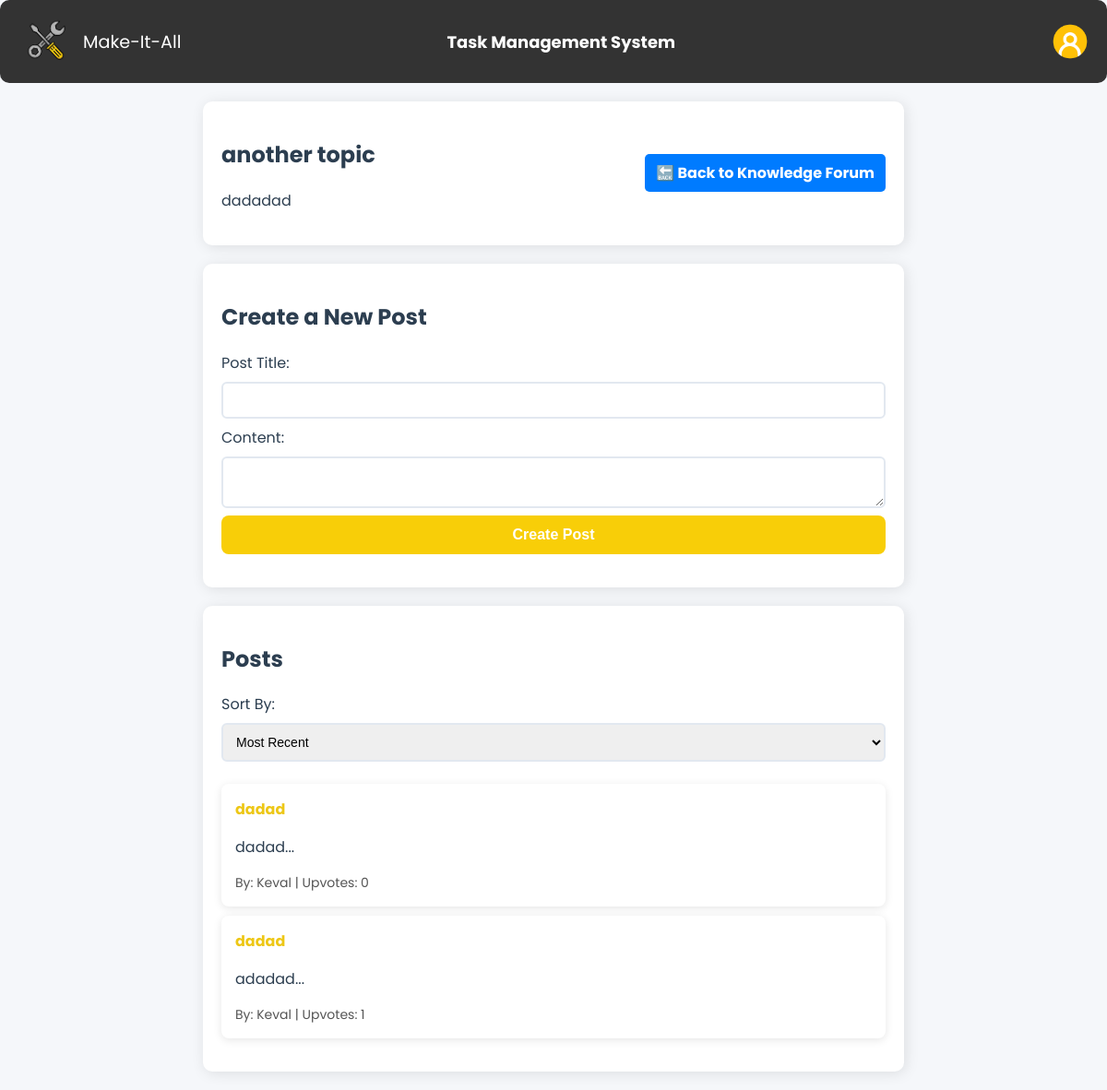
Page /topic.php?topic_id=2 (signed in) on the committed database.
### tables this page shows
CREATE TABLE `topics` (
  `id` int(11) NOT NULL,
  `title` varchar(255) NOT NULL,
  `category` varchar(100) NOT NULL,
  `description` text NOT NULL,
  `created_at` timestamp NOT NULL DEFAULT current_timestamp(),
  `user_id` int(11) DEFAULT NULL
);

CREATE TABLE `posts` (
  `id` int(11) NOT NULL,
  `topic_id` int(11) NOT NULL,
  `title` varchar(255) NOT NULL,
  `content` text NOT NULL,
  `created_at` timestamp NOT NULL DEFAULT current_timestamp(),
  `updated_at` timestamp NOT NULL DEFAULT current_timestamp() ON UPDATE current_timestamp(),
  `upvotes` int(11) DEFAULT 0,
  `user_id` int(11) DEFAULT NULL
);

CREATE TABLE `users` (
  `id` int(11) NOT NULL,
  `name` varchar(255) NOT NULL,
  `email` varchar(255) NOT NULL,
  `password` varchar(255) NOT NULL,
  `role` enum('manager','employee') NOT NULL
);

### topic.php (the view, shortened to what this page needs)
<?php
require 'db_config.php';
$topic_id = isset($_GET['topic_id']) ? intval($_GET['topic_id']) : 0;
$query = "SELECT t.*, u.name as username
          FROM topics t
          LEFT JOIN users u ON t.user_id = u.id
          WHERE t.id = ?";
$stmt = $conn->prepare($query);
$stmt->bind_param("i", $topic_id);
$stmt->execute();
$result = $stmt->get_result();
$topic = $result->fetch_assoc();
$sort_order = "created_at DESC";
$posts_query = "SELECT p.*, u.name as username
                FROM posts p
                LEFT JOIN users u ON p.user_id = u.id
                WHERE p.topic_id = ?
                ORDER BY $sort_order";
$stmt = $conn->prepare($posts_query);
$stmt->bind_param("i", $topic_id);
$stmt->execute();
$posts_result = $stmt->get_result();
$posts = $posts_result->fetch_all(MYSQLI_ASSOC);
?>
<?php include("navbar1.php"); ?>
<!DOCTYPE html>
<html lang="en">
<head>
    <link rel="stylesheet" href="topics_style.css">
</head>
<body>
    <section style="display: flex; align-items: center; justify-content: space-between;">
        <div>
            <h1><?php echo htmlspecialchars($topic['title']); ?></h1>
            <p><?php echo htmlspecialchars($topic['description']); ?></p>
        </div>
        <a href="topics.php"
            style="text-decoration: none; background-color: #007bff; color: white; padding: 8px 12px; border-radius: 5px; font-weight: bold;">
            🔙 Back to Knowledge Forum
        </a>
    </section>
    <section>
        <h2>Create a New Post</h2>
        <form action="posts_functions.php" method="post">
            <label for="title">Post Title:</label>
            <input type="text" id="title" name="title" required>
            <label for="content">Content:</label>
            <textarea id="content" name="content" required></textarea>
            <button type="submit" name="create_post">Create Post</button>
        </form>
    </section>
    <section>
        <h2>Posts</h2>
        <form method="GET" action="topic.php">
            <label for="sort">Sort By:</label>
            <select id="sort" name="sort" onchange="this.form.submit()">
                <option value="recent" <?php echo (!isset($_GET['sort']) || $_GET['sort'] == 'recent') ? 'selected' : ''; ?>>Most Recent</option>
            </select>
        </form>
        <ul id="postsList">
            <?php if (empty($posts)): ?>
                <li>No posts yet in this topic.</li>
            <?php else: ?>
                <?php foreach ($posts as $post): ?>
                    <li>
                        <a href="post.php?post_id=<?php echo $post['id']; ?>">
                            <strong><?php echo htmlspecialchars($post['title']); ?></strong>
                        </a>
                        <p><?php echo htmlspecialchars(substr($post['content'], 0, 100)); ?>...</p>
                        <div class="post-meta">
                            By: <?php echo htmlspecialchars($post['username'] ?? 'Unknown User'); ?> |
                            Upvotes: <?php echo $post['upvotes']; ?>
                        </div>
                    </li>
                <?php endforeach; ?>
            <?php endif; ?>
        </ul>
    </section>
</body>
</html>

### topics_style.css (style rules this page uses)
body { font-family: 'Poppins', sans-serif; margin: 0; padding: 0; background-color: #f5f7fa; color: #2c3e50; }
section { background: white; padding: 20px; margin: 20px auto; width: 60%; border-radius: 10px; box-shadow: 2px 2px 15px rgba(0, 0, 0, 0.1); }
form { display: flex; flex-direction: column; }
input, textarea, select { width: 100%; padding: 10px; margin: 8px 0; border: 2px solid #e2e8f0; border-radius: 6px; font-size: 14px; transition: all 0.3s ease-in-out; }
button { background: #F8CE08; color: white; padding: 12px; border: none; border-radius: 8px; font-size: 16px; font-weight: bold; cursor: pointer; transition: all 0.3s ease-in-out; }
#postsList { list-style: none; padding: 0; }
#postsList li { background: #ffffff; padding: 15px; margin-bottom: 10px; border-radius: 8px; box-shadow: 0px 2px 10px rgba(0, 0, 0, 0.1); transition: all 0.3s ease-in-out; }
#postsList a { text-decoration: none; font-weight: bold; color: #EDC716; }
.post-meta { font-size: 14px; color: #555; margin-top: 5px; }

### rows in the picture
topics: title "another topic", description "dadadad"
posts: title "dadad", content "dadad", user.name "Keval", upvotes "0"
posts: title "dadad", content "adadad", user.name "Keval", upvotes "1"
